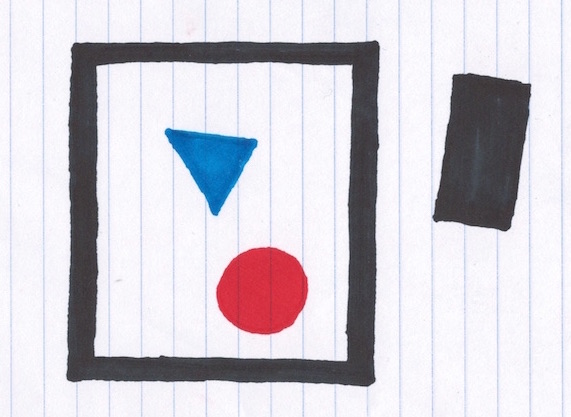
#> input picture cvworkshop final/images/heir.jpg, 571 x 417 px
$ python contour_hierarchy.py   (older library calls are emulated)
#> lines starting #> are read from the running program, lines starting #| are printed output that depends on the picture; after the words box and inside, x2 and y2 are one past the last pixel; in counts of white or black regions, pixels touching at a corner belong together
import cv2

"""
Contour hierarchies can tell us how the contours are nested.

A contour's child is any contour that is contained within the parent contour
A contour X is a child of a contour Y if X is contained within Y
The child of a contour is a contour that is inside the parent contour

OpenCV contour hierarchy is a list of lists that look like this:
[next, previous, child, parent]

All of these values are just the index of the next contour in our tree.
The 'next' and 'previous' indexes tell us the index of the next contour at our current nesting level
Each index of the hierarchy corresponds to a contour with the same index in your list of contours

Using this tree you can get sometimes very useful information about
    which contours are contained within which other contours.
"""

img = cv2.imread("../images/heir.jpg")
#> img is the input picture: shape (417, 571, 3); mean B, G, R 213.1, 205.2, 209.1

gray = cv2.cvtColor(img, cv2.COLOR_BGR2GRAY)
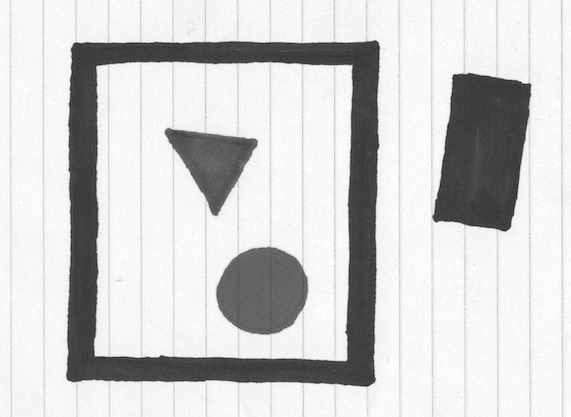
#> gray: shape (417, 571); min 21, max 255, mean 207.3
ret, thresh = cv2.threshold(gray, 180, 255, cv2.THRESH_BINARY_INV)
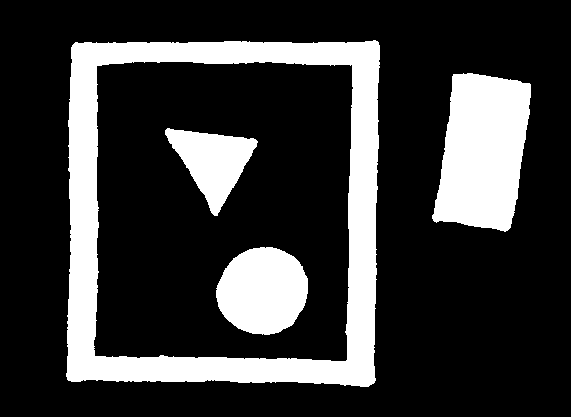
#> thresh: shape (417, 571); 22.1% white; 4 white regions
ret, contours, hierarchy = cv2.findContours(thresh, cv2.RETR_TREE, cv2.CHAIN_APPROX_SIMPLE)
#> contours = 5 contours; box (x1, y1, x2, y2) and area: (66, 40, 380, 387) 104048, (93, 61, 354, 362) 74717, (432, 73, 531, 232) 11622, (216, 247, 308, 335) 6152, (165, 128, 258, 216) 3923


h = hierarchy[0]
#> h = [[1, -1, -1, -1], [-1, 0, 2, -1], [-1, -1, 3, 1], [4, -1, -1, 2], [-1, 3, -1, 2]]

print(h)
#| [[ 1 -1 -1 -1]
#|  [-1  0  2 -1]
#|  [-1 -1  3  1]
#|  [ 4 -1 -1  2]
#|  [-1  3 -1  2]]
print()
print()

idx = 0
for idx in range(len(h)):
    print(idx, h[idx])
    imc = img.copy()
    cv2.drawContours(imc, contours, idx, (0, 0, 255), 5)

    cv2.imshow("title", imc)
    cv2.waitKey(0)
#> this loop made 5 passes
#| 0 [ 1 -1 -1 -1]
#| 1 [-1  0  2 -1]
#| 2 [-1 -1  3  1]
#| 3 [ 4 -1 -1  2]
#| 4 [-1  3 -1  2]
#> pass 1, `cv2.imshow("title", imc)`:
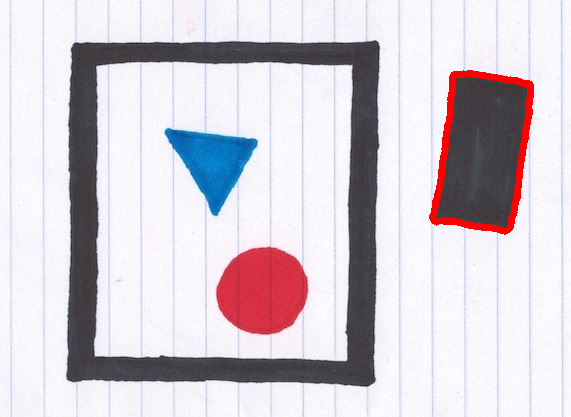
#> window 'title': shape (417, 571, 3); mean B, G, R 211.1, 203.3, 210.5
#> pass 2, `cv2.imshow("title", imc)`:
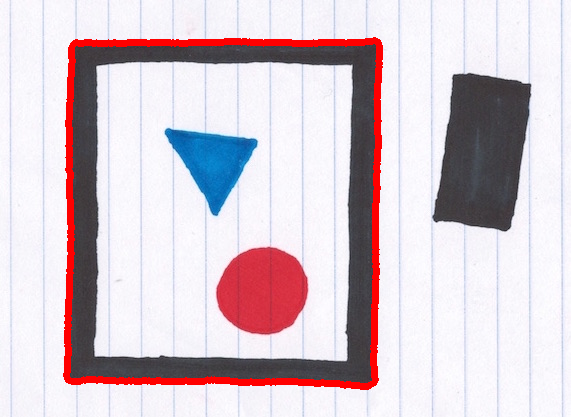
#> window 'title': shape (417, 571, 3); mean B, G, R 207.2, 199.7, 213.2
